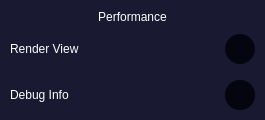
                  <widget class="QWidget" name="widget_6" native="true">
                   <property name="sizePolicy">
                    <sizepolicy hsizetype="Minimum" vsizetype="Fixed">
                     <horstretch>0</horstretch>
                     <verstretch>0</verstretch>
                    </sizepolicy>
                   </property>
                   <property name="minimumSize">
                    <size>
                     <width>265</width>
                     <height>0</height>
                    </size>
                   </property>
                   <property name="maximumSize">
                    <size>
                     <width>262</width>
                     <height>16777215</height>
                    </size>
                   </property>
                   <property name="styleSheet">
                    <string notr="true">background-color: rgb(25, 25, 50);
border-radius: 16px;</string>
                   </property>
                   <layout class="QVBoxLayout" name="verticalLayout_36">
                    <property name="spacing">
                     <number>10</number>
                    </property>
                    <property name="leftMargin">
                     <number>10</number>
                    </property>
                    <property name="topMargin">
                     <number>10</number>
                    </property>
                    <property name="rightMargin">
                     <number>10</number>
                    </property>
                    <property name="bottomMargin">
                     <number>10</number>
                    </property>
                    <item>
                     <widget class="QLabel" name="label_40">
                      <property name="styleSheet">
                       <string notr="true">QLabel { 
color: white; 
font: 16pt  'Open Sans'; }</string>
                      </property>
                      <property name="text">
                       <string>Performance</string>
                      </property>
                      <property name="alignment">
                       <set>Qt::AlignBottom|Qt::AlignHCenter</set>
                      </property>
                     </widget>
                    </item>
                    <item>
                     <layout class="QVBoxLayout" name="verticalLayout_35">
                      <property name="spacing">
                       <number>16</number>
                      </property>
                      <item>
                       <layout class="QHBoxLayout" name="horizontalLayout_17" stretch="0,0,0">
                        <property name="spacing">
                         <number>16</number>
                        </property>
                        <item>
                         <widget class="QLabel" name="label_43">
                          <property name="sizePolicy">
                           <sizepolicy hsizetype="Fixed" vsizetype="Preferred">
                            <horstretch>0</horstretch>
                            <verstretch>0</verstretch>
                           </sizepolicy>
                          </property>
                          <property name="styleSheet">
                           <string notr="true">QLabel { 
color: white; 
font: 12pt  'Open Sans'; }</string>
                          </property>
                          <property name="text">
                           <string>Render View</string>
                          </property>
                         </widget>
                        </item>
                        <item>
                         <spacer name="horizontalSpacer_4">
                          <property name="orientation">
                           <enum>Qt::Horizontal</enum>
                          </property>
                          <property name="sizeHint" stdset="0">
                           <size>
                            <width>40</width>
                            <height>20</height>
                           </size>
                          </property>
                         </spacer>
                        </item>
                        <item>
                         <widget class="QRadioButton" name="render_ViewEnButton">
                          <property name="maximumSize">
                           <size>
                            <width>30</width>
                            <height>30</height>
                           </size>
                          </property>
                          <property name="styleSheet">
                           <string notr="true">/*background: qlineargradient(
		spread:pad, x1:0, y1:1, x2:0, y2:0,
		stop:0 rgba(117, 23, 248, 255), 
		stop:1 rgba(227, 35, 255, 255));*/
QRadioButton {
    width: 30px;
    height: 30px;
	background-color: rgb(5, 5, 15);
	border-radius: 15px;
}
QRadioButton::indicator {
    width: 30px;
    height: 30px;
	background-color: rgb(5, 5, 15);
	border-radius: 15px;
}
QRadioButton::indicator::checked {
	width: 12px;
	height: 12px;
	background: qlineargradient(
		spread:pad, x1:0, y1:0, x2:1, y2:0,
		stop:0 rgba(117, 23, 248, 255), 
		stop:1 rgba(227, 35, 255, 255));
	border-radius: 6px;
	margin: 9px 9px 9px 9px;

}</string>
                          </property>
                          <property name="text">
                           <string/>
                          </property>
                          <property name="checked">
                           <bool>true</bool>
                          </property>
                          <property name="autoExclusive">
                           <bool>false</bool>
                          </property>
                         </widget>
                        </item>
                       </layout>
                      </item>
                      <item>
                       <layout class="QHBoxLayout" name="horizontalLayout_19" stretch="0,0,0">
                        <property name="spacing">
                         <number>16</number>
                        </property>
                        <item>
                         <widget class="QLabel" name="label_45">
                          <property name="sizePolicy">
                           <sizepolicy hsizetype="Fixed" vsizetype="Preferred">
                            <horstretch>0</horstretch>
                            <verstretch>0</verstretch>
                           </sizepolicy>
                          </property>
                          <property name="styleSheet">
                           <string notr="true">QLabel { 
color: white; 
font: 12pt  'Open Sans'; }</string>
                          </property>
                          <property name="text">
                           <string>Debug Info</string>
                          </property>
                         </widget>
                        </item>
                        <item>
                         <spacer name="horizontalSpacer_6">
                          <property name="orientation">
                           <enum>Qt::Horizontal</enum>
                          </property>
                          <property name="sizeHint" stdset="0">
                           <size>
                            <width>40</width>
                            <height>20</height>
                           </size>
                          </property>
                         </spacer>
                        </item>
                        <item>
                         <widget class="QRadioButton" name="render_ViewDebugEnButton">
                          <property name="maximumSize">
                           <size>
                            <width>30</width>
                            <height>30</height>
                           </size>
                          </property>
                          <property name="styleSheet">
                           <string notr="true">/*background: qlineargradient(
		spread:pad, x1:0, y1:1, x2:0, y2:0,
		stop:0 rgba(117, 23, 248, 255), 
		stop:1 rgba(227, 35, 255, 255));*/
QRadioButton {
    width: 30px;
    height: 30px;
	background-color: rgb(5, 5, 15);
	border-radius: 15px;
}
QRadioButton::indicator {
    width: 30px;
    height: 30px;
	background-color: rgb(5, 5, 15);
	border-radius: 15px;
}
QRadioButton::indicator::checked {
	width: 12px;
	height: 12px;
	background: qlineargradient(
		spread:pad, x1:0, y1:0, x2:1, y2:0,
		stop:0 rgba(117, 23, 248, 255), 
		stop:1 rgba(227, 35, 255, 255));
	border-radius: 6px;
	margin: 9px 9px 9px 9px;

}</string>
                          </property>
                          <property name="text">
                           <string/>
                          </property>
                          <property name="checked">
                           <bool>false</bool>
                          </property>
                          <property name="autoExclusive">
                           <bool>false</bool>
                          </property>
                         </widget>
                        </item>
                       </layout>
                      </item>
                     </layout>
                    </item>
                   </layout>
                  </widget>
